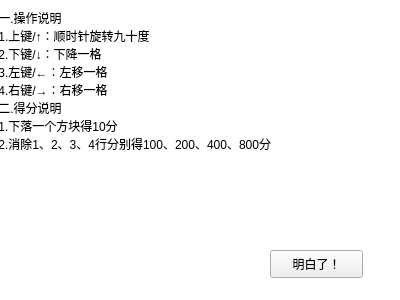
<?xml version="1.0" encoding="UTF-8"?>
<ui version="4.0">
 <class>helper</class>
 <widget class="QWidget" name="helper">
  <property name="geometry">
   <rect>
    <x>0</x>
    <y>0</y>
    <width>400</width>
    <height>300</height>
   </rect>
  </property>
  <property name="windowTitle">
   <string>Form</string>
  </property>
  <widget class="QTextBrowser" name="textBrowser">
   <property name="geometry">
    <rect>
     <x>-10</x>
     <y>-10</y>
     <width>411</width>
     <height>311</height>
    </rect>
   </property>
   <property name="html">
    <string>&lt;!DOCTYPE HTML PUBLIC &quot;-//W3C//DTD HTML 4.0//EN&quot; &quot;http://www.w3.org/TR/REC-html40/strict.dtd&quot;&gt;
&lt;html&gt;&lt;head&gt;&lt;meta name=&quot;qrichtext&quot; content=&quot;1&quot; /&gt;&lt;style type=&quot;text/css&quot;&gt;
p, li { white-space: pre-wrap; }
&lt;/style&gt;&lt;/head&gt;&lt;body style=&quot; font-family:'SimSun'; font-size:9pt; font-weight:400; font-style:normal;&quot;&gt;
&lt;p style=&quot;-qt-paragraph-type:empty; margin-top:0px; margin-bottom:0px; margin-left:0px; margin-right:0px; -qt-block-indent:0; text-indent:0px;&quot;&gt;&lt;br /&gt;&lt;/p&gt;
&lt;p style=&quot; margin-top:0px; margin-bottom:0px; margin-left:0px; margin-right:0px; -qt-block-indent:0; text-indent:0px;&quot;&gt; 一.操作说明&lt;/p&gt;
&lt;p style=&quot; margin-top:0px; margin-bottom:0px; margin-left:0px; margin-right:0px; -qt-block-indent:0; text-indent:0px;&quot;&gt; 1.上键/↑：顺时针旋转九十度&lt;/p&gt;
&lt;p style=&quot; margin-top:0px; margin-bottom:0px; margin-left:0px; margin-right:0px; -qt-block-indent:0; text-indent:0px;&quot;&gt; 2.下键/↓：下降一格&lt;/p&gt;
&lt;p style=&quot; margin-top:0px; margin-bottom:0px; margin-left:0px; margin-right:0px; -qt-block-indent:0; text-indent:0px;&quot;&gt; 3.左键/←：左移一格&lt;/p&gt;
&lt;p style=&quot; margin-top:0px; margin-bottom:0px; margin-left:0px; margin-right:0px; -qt-block-indent:0; text-indent:0px;&quot;&gt; 4.右键/→：右移一格&lt;/p&gt;
&lt;p style=&quot; margin-top:0px; margin-bottom:0px; margin-left:0px; margin-right:0px; -qt-block-indent:0; text-indent:0px;&quot;&gt; 二.得分说明&lt;/p&gt;
&lt;p style=&quot; margin-top:0px; margin-bottom:0px; margin-left:0px; margin-right:0px; -qt-block-indent:0; text-indent:0px;&quot;&gt; 1.下落一个方块得10分&lt;/p&gt;
&lt;p style=&quot; margin-top:0px; margin-bottom:0px; margin-left:0px; margin-right:0px; -qt-block-indent:0; text-indent:0px;&quot;&gt; 2.消除1、2、3、4行分别得100、200、400、800分&lt;/p&gt;&lt;/body&gt;&lt;/html&gt;</string>
   </property>
  </widget>
  <widget class="QPushButton" name="pushButton">
   <property name="geometry">
    <rect>
     <x>270</x>
     <y>250</y>
     <width>93</width>
     <height>28</height>
    </rect>
   </property>
   <property name="text">
    <string>明白了！</string>
   </property>
  </widget>
 </widget>
 <resources/>
 <connections/>
</ui>
